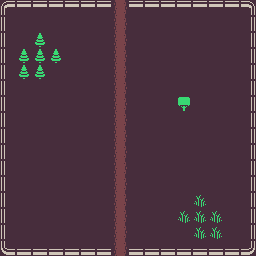

This is a level from a 2D game, rendered from its Tiled map with the project's own tilesets. A one-line summary and the map file follow, with tile-layer data summarised:
An orthogonal 16x16 tile map with 16x16 px tiles, 2 tile layers (Background, Objects).

<map version="1.9" tiledversion="1.9.0" orientation="orthogonal" renderorder="left-up" width="16" height="16" tilewidth="16" tileheight="16" infinite="0" nextlayerid="4" nextobjectid="1">
 <tileset firstgid="1" source="tileset.tsx" />
 <layer id="1" name="Background" width="16" height="16">
  <data>[256 cells, 196 non-empty, 1 distinct tile ids]</data>
 </layer>
 <layer id="3" name="Objects" width="16" height="16">
  <data>[256 cells, 87 non-empty, 12 distinct tile ids]</data>
 </layer>
</map>
